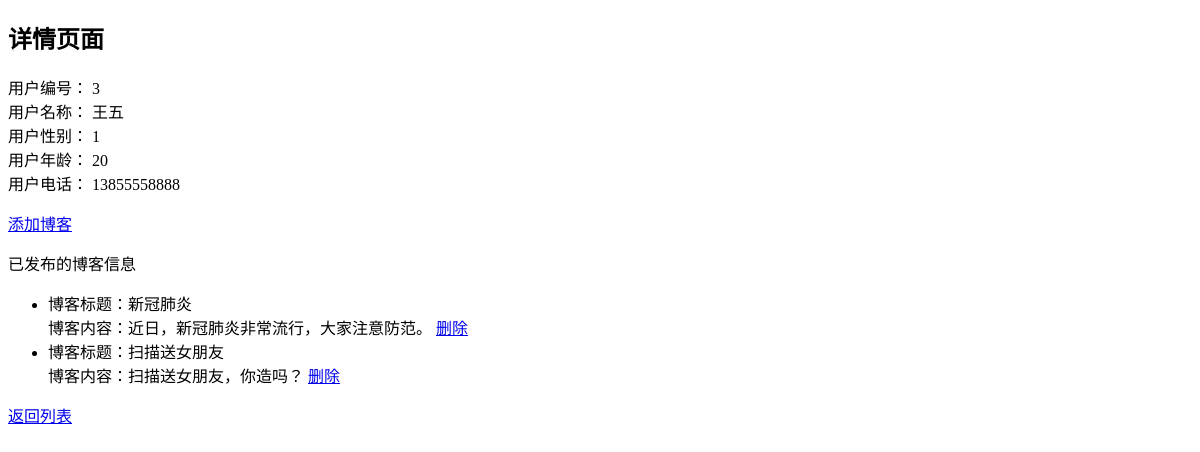
The page /detail/3/ on the database as committed earlier.
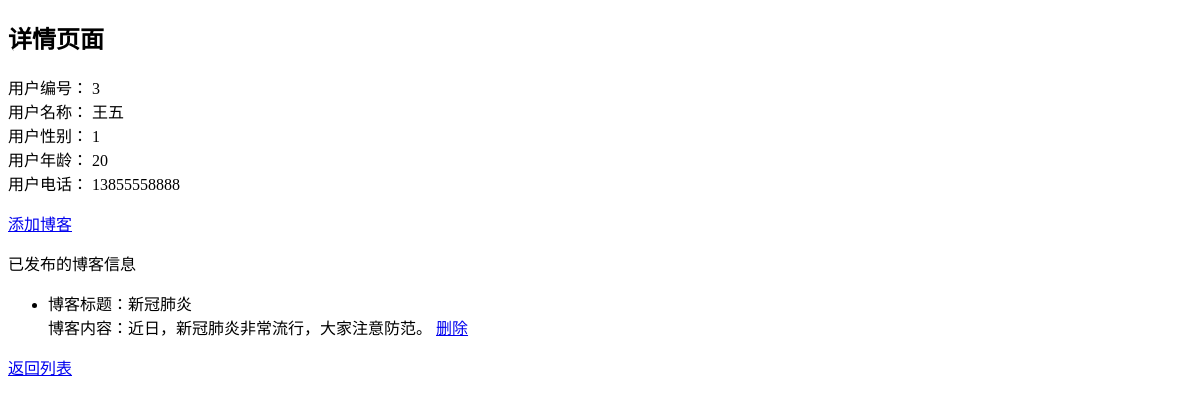
The same page on the database as committed later.
### blog/models.py (models this page shows, shortened)
class BlogInfo(models.Model):
    title = models.CharField(max_length=50)
    content = models.CharField(max_length=512, null=True, blank=True)
    createTime = models.DateTimeField()
    createBy = models.ForeignKey(UserInfo, on_delete=models.CASCADE)

### blog/views.py (the view)
# urls.py: url(r"^detail/(\d+)/$", detail, name="detail"),
def detail(request, id):
    print("这是传递的参数：%s"%(id,))
    userInfo = UserInfo.objects.get(pk=id)
    return render(request, "blog/detail.html", {"user": userInfo})

### template/blog/detail.html (shortened to what this page needs)
<!DOCTYPE html>
<html lang="en">
<head>
</head>
<body>
    <h2>详情页面</h2>
    <div>
        <label for="{{ user.id }}">用户编号： {{ user.id }}</label><br/>
        <label for="{{ user.username }}">用户名称： {{ user.username }}</label><br/>
        <label for="{{ user.gender }}">用户性别： {{ user.gender }}</label><br/>
        <label for="{{ user.age }}">用户年龄： {{ user.age }}</label><br/>
        <label for="{{ user.phone }}">用户电话： {{ user.phone }}</label><br/>
    </div>
    <p><a href="{% url 'blog:addblog' user.id %}">添加博客</a></p>
    {% if user.bloginfo_set.all %}
    <p>已发布的博客信息</p>
    <ul>
        {% for blog in user.bloginfo_set.all %}
            <li>
                博客标题：{{blog.title}}<br>
                博客内容：{{blog.content}}
                <a href="{% url 'blog:deleteblog' blog.id %}">删除</a>
            </li>
        {% empty %}
            <p>没有发布博客信息</p>
        {% endfor %}
    </ul>
    {% else %}
        <p>没有发布博客信息</p>
    {% endif %}
    <p><a href="{% url 'blog:list' %}">返回列表</a></p>
</body>
</html>

Rows that differ between the two databases and show on the page:
removed BlogInfo: title "扫描送女朋友", content "扫描送女朋友，你造吗？"
